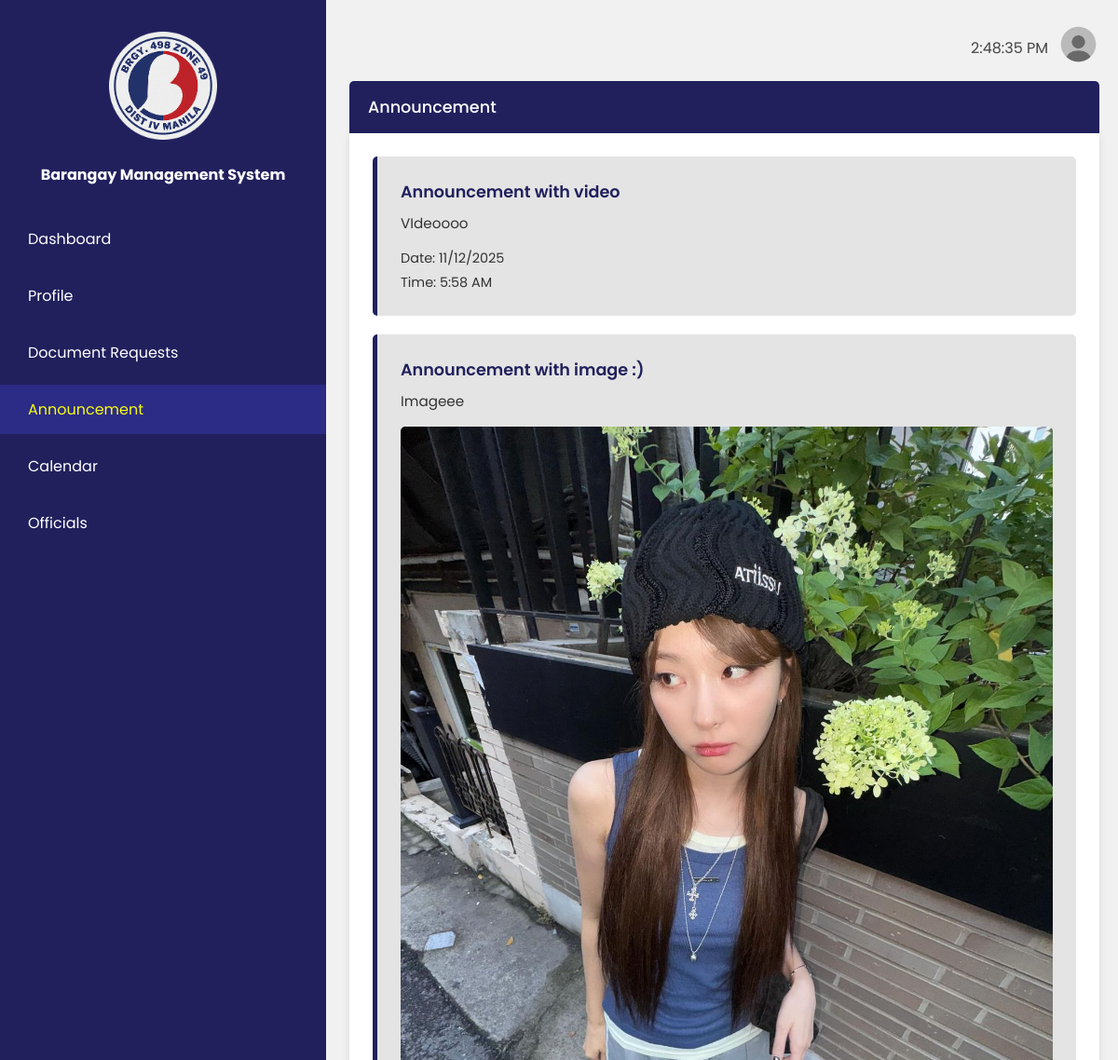
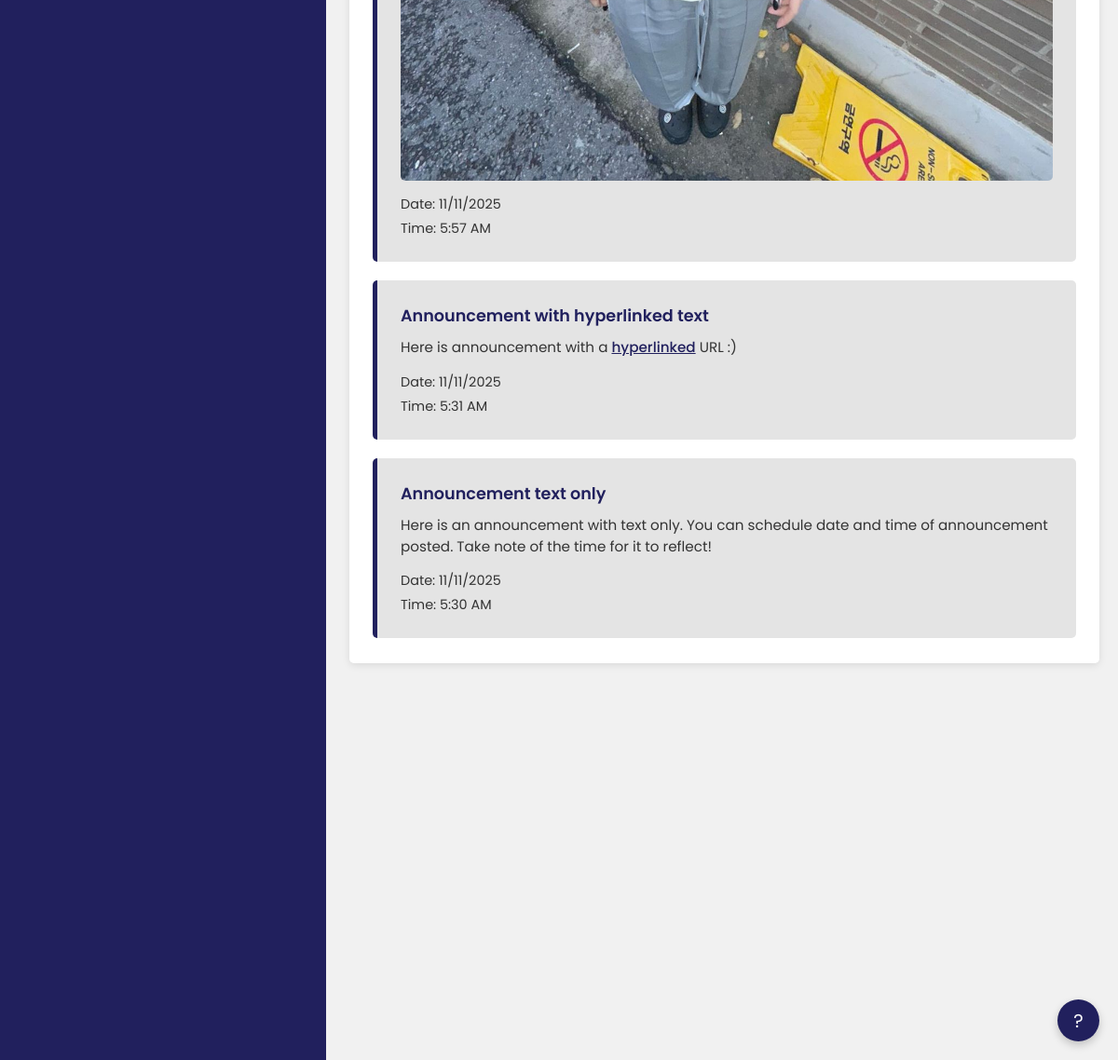
Screenshot of /user-announcement/user-announcement.php (signed in) with the database file from the repository (2 pictures, top to bottom).
### tables this page shows
CREATE TABLE `announcements` (
  `announcement_id` int(11) NOT NULL,
  `title` varchar(255) NOT NULL,
  `message` text NOT NULL,
  `send_to` enum('all','residents','officials') NOT NULL DEFAULT 'all',
  `scheduled_date` datetime NOT NULL,
  `image_path` varchar(500) DEFAULT NULL,
  `video_path` varchar(500) DEFAULT NULL,
  `created_at` timestamp NOT NULL DEFAULT current_timestamp(),
  `updated_at` timestamp NOT NULL DEFAULT current_timestamp() ON UPDATE current_timestamp()
);

### user-announcement/user-announcement.php (the view, shortened to what this page needs)
<?php
$servername = "localhost";
$username_db = "root";
$password = "";
$dbname = "498portal";
$conn = new mysqli($servername, $username_db, $password, $dbname);
$conn->set_charset("utf8mb4");
$sql = "SELECT * FROM announcements
        WHERE send_to IN ('all', 'residents')
        AND scheduled_date <= NOW()
        ORDER BY scheduled_date DESC, created_at DESC";
$result = $conn->query($sql);
?>
<!DOCTYPE html>
<html lang="en">
  <head>
    <link rel="stylesheet" href="../user-announcement/user-announcement.css" />
    <link rel="stylesheet" href="../preloader/preloader.css" />
    <link rel="stylesheet" href="../user-chatbot/chatbot.css" />
    <link rel="stylesheet" href="../logout-modal.css" />
  </head>
  <body>
    <div class="container">
      <aside class="sidebar">
        <img
          src="../images/barangay-logo.png"
          alt="Barangay Logo"
          class="barangay-logo"
        />
        <h2>Barangay Management System</h2>
        <ul>
          <li><a href="../user-dashboard/user-dashboard.php">Dashboard</a></li>
          <li><a href="../user-profile/user-profile.php">Profile</a></li>
          <li><a href="../user-request/user_request.php">Document Requests</a></li>
          <li>
            <a href="../user-announcement/user-announcement.php" class="active">Announcement</a>
          </li>
          <li><a href="../user-calendar/user-calendar.php">Calendar</a></li>
          <li><a href="../user-officials/user-officials.php">Officials</a></li>
        </ul>
      </aside>
      <main class="main-content">
        <div class="topbar">
          <div class="time-user">
            <span id="time"></span>
            <a href="#" id="logoutBtn">
              <img
                src="../images/logout.png"
                alt="logout"
                class="logout-logo"
              />
            </a>
          </div>
        </div>
        <div class="header-bar">
          <h3>Announcement</h3>
        </div>
        <section class="announcement-list">
          <?php
          if ($result && $result->num_rows > 0) {
              while($row = $result->fetch_assoc()) {
                  echo '<div class="announcement-card">';
                  echo '<h4>' . htmlspecialchars($row['title']) . '</h4>';
                  $message = htmlspecialchars($row['message']);
                  $message = preg_replace('/\[([^\]]+)\]\(([^)]+)\)/', '<a href="$2" target="_blank" style="color: #21205d; text-decoration: underline; font-weight: 500;">$1</a>', $message);
                  echo '<p>' . nl2br($message) . '</p>';
                  if (!empty($row['image_path']) && file_exists('../admin-announcement/' . $row['image_path'])) {
                      echo '<div style="margin-top: 15px;">';
                      echo '<img src="../admin-announcement/' . htmlspecialchars($row['image_path']) . '" ';
                      echo 'style="max-width: 100%; height: auto; border-radius: 5px; display: block;" ';
                      echo 'alt="Announcement Image" />';
                      echo '</div>';
                  }
                  $scheduled_date = new DateTime($row['scheduled_date']);
                  echo '<div class="details">';
                  echo '<span>Date: ' . $scheduled_date->format('m/d/Y') . '</span>';
                  echo '<span>Time: ' . $scheduled_date->format('g:i A') . '</span>';
                  echo '</div>';
                  echo '</div>';
              }
          } else {
              echo '<div class="announcement-card">';
              echo '<p style="text-align: center; color: #666;">No announcements available at the moment.</p>';
              echo '</div>';
          }
          ?>
        </section>
      </main>
    </div>
    <div id="chat-toggle">?</div>
  </body>
</html>

### user-announcement/user-announcement.css (style rules this page uses)
:root { --primary: #21205d; --hover: #2c2b85; --accent: #f5fd12; --card-bg: #e4e4e4; --body-bg: #f1f1f1; }
* { margin: 0; box-sizing: border-box; font-family: "Poppins", sans-serif; }
body { background-color: var(--body-bg); }
.container { display: flex; min-height: 100vh; }
.sidebar { background: var(--primary); color: white; width: 350px; padding: 14px 30px; flex-shrink: 0; transition: 0.3s ease-in-out; z-index: 2; }
.barangay-logo { display: block; margin: 20px auto 15px; width: 40%; }
.sidebar h2 { text-align: center; font-size: 16px; margin-bottom: 30px; padding-top: 10px; }
.sidebar ul { list-style: none; padding: 0; margin-top: 0; }
.sidebar ul li { margin-bottom: 1px; }
.sidebar a { display: block; text-decoration: none; color: white; gap: 8px; padding: 14px 30px; margin: 0px -30px 8px -30px; border-radius: 0; transition: 0.3s; text-align: left; }
.sidebar a:hover, .sidebar a.active { background: var(--hover); color: var(--accent); }
.main-content { flex: 1; padding: 0 20px 25px 25px; }
.topbar { display: flex; justify-content: flex-end; align-items: center; background-color: transparent; padding: 25px 0 10px 0; width: 100%; }
.time-user { display: flex; align-items: center; gap: 10px; }
.time-user span#time { font-size: 16px; color: #444; }
.logout-logo { width: 45px; height: 45px; transition: 0.3s ease-in-out; }
.header-bar { background-color: var(--primary); color: white; padding: 15px 20px; border-radius: 5px 5px 0 0; }
.header-bar h3 { font-weight: 500; font-size: 1.1rem; }
.announcement-list { background: white; padding: 25px; border-radius: 0 0 5px 5px; box-shadow: 0 2px 8px rgba(0, 0, 0, 0.1); max-height: 75vh; overflow-y: auto; }
.announcement-card { background: var(--card-bg); padding: 25px; border-radius: 5px; margin-bottom: 20px; box-shadow: none; border-left: 5px solid #21205d; }
.announcement-card img { justify-self: center; object-fit: cover; width: 100%; height: 80vh; }
.announcement-card h4 { font-size: 1.1rem; font-weight: 600; color: var(--primary); margin-bottom: 10px; }
.announcement-card p { font-size: 0.95rem; line-height: 1.5; color: #333; margin-bottom: 5px; }
.announcement-card .details { display: flex; flex-direction: column; gap: 5px; margin-top: 15px; font-size: 0.9rem; color: #333; }

### user-chatbot/chatbot.css (style rules this page uses)
#chat-toggle { position: fixed; bottom: 20px; right: 20px; background: #21205d; color: white; font-size: 20px; width: 45px; height: 45px; border-radius: 50%; display: flex; justify-content: center; align-items: center; cursor: pointer; box-shadow: 0 4px 10px rgba(0, 0, 0, 0.2); }

### rows the page displays
announcements: title "Announcement with video", message "VIdeoooo", scheduled_date "11/12/2025", scheduled_date "5:58 AM"
announcements: title "Announcement with image :)", message "Imageee", image_path (picture), scheduled_date "11/11/2025", scheduled_date "5:57 AM"
announcements: title "Announcement with hyperlinked text", message "Here is announcement with a hyperlinked URL :)", scheduled_date "11/11/2025", scheduled_date "5:31 AM"
announcements: title "Announcement text only", message "Here is an announcement with text only. You can schedule date and time of announcement posted. Take note of the time for it to reflect!", scheduled_date "11/11/2025", scheduled_date "5:30 AM"
